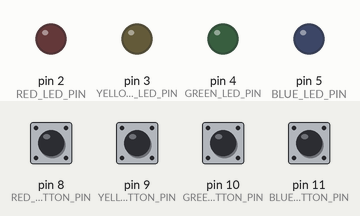
This sketch was run on a simulated Arduino Uno, built with avr-gcc and run on an emulated ATmega328P. Parts: output pins drawn as LEDs (lit = HIGH). The test bench sets the inputs (shaded band); at power-on: pin 8 (RED_BUTTON_PIN), pin 9 (YELLOW_BUTTON_PIN), pin 10 (GREEN_BUTTON_PIN), pin 11 (BLUE_BUTTON_PIN) LOW.

Above: at 1.2 s.
1.3 s: pin 8 (RED_BUTTON_PIN) pulled HIGH for 0.15 s
At 2.6 s:
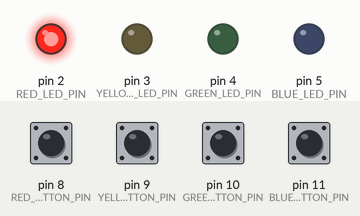
2.9 s: pin 9 (YELLOW_BUTTON_PIN) pulled HIGH for 0.15 s
At 3.9 s:
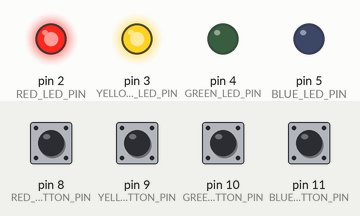
4.5 s: pin 10 (GREEN_BUTTON_PIN) pulled HIGH for 0.15 s
At 5.1 s:
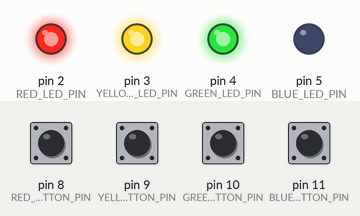
6.1 s: pin 11 (BLUE_BUTTON_PIN) pulled HIGH for 0.15 s
At 7.4 s:
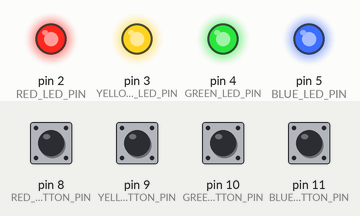
7.7 s: pin 8 (RED_BUTTON_PIN) pulled HIGH for 1 s
At 9.9 s:
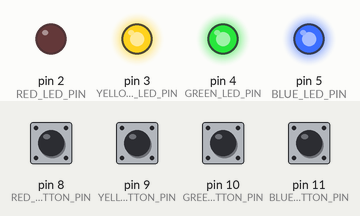
10.2 s: pin 9 (YELLOW_BUTTON_PIN) pulled HIGH for 1 s
At 11.9 s:
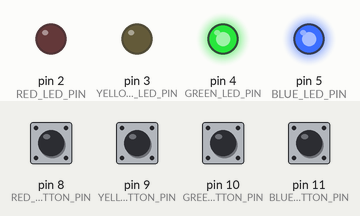
Timing chart, 0 to 13.4 s (numbered marks = the images above; inputs shaded):
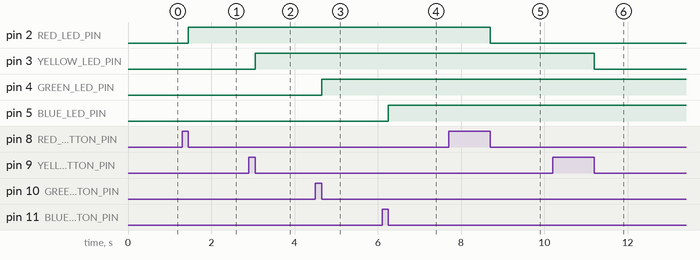

The sketch:

button_panel_testing.ino
```cpp
#include "button_panel_testing.h"

void setup() {
  init_leds();
  init_buttons();
}

void loop() {
  update_button_states();

  update_led(RED);
  update_led(YELLOW);
  update_led(GREEN);
  update_led(BLUE);
}

void init_leds() {
  pinMode(RED_LED_PIN, OUTPUT);
  pinMode(YELLOW_LED_PIN, OUTPUT);
  pinMode(GREEN_LED_PIN, OUTPUT);
  pinMode(BLUE_LED_PIN, OUTPUT);
}

void init_buttons() {
  pinMode(RED_BUTTON_PIN, INPUT);
  pinMode(YELLOW_BUTTON_PIN, INPUT);
  pinMode(GREEN_BUTTON_PIN, INPUT);
  pinMode(BLUE_BUTTON_PIN, INPUT);
}

void update_button_states() {
  button_states[RED] = digitalRead(RED_BUTTON_PIN);
  button_states[YELLOW] = digitalRead(YELLOW_BUTTON_PIN);
  button_states[GREEN] = digitalRead(GREEN_BUTTON_PIN);
  button_states[BLUE] = digitalRead(BLUE_BUTTON_PIN);
}

void update_led(enum COLOR_STATES state) {
  if (millis() - last_update_time > debounce_duration) {
    byte button_state = button_states[state];

    if (button_state != previous_button_states[state]) {
      last_update_time = millis();
      previous_button_states[state] = button_state;

      if (button_state == LOW) {
        led_states[state] = led_states[state] == HIGH ? LOW : HIGH;

        digitalWrite(state + 2, led_states[state]); // this is cursed
      }
    }
  }
}
```

button_panel_testing.h
```cpp
#ifndef __BUTTON_PANEL_TESTING_H
#define __BUTTON_PANEL_TESTING_H

#define RED_LED_PIN 2
#define YELLOW_LED_PIN 3
#define GREEN_LED_PIN 4
#define BLUE_LED_PIN 5

#define RED_BUTTON_PIN 8
#define YELLOW_BUTTON_PIN 9
#define GREEN_BUTTON_PIN 10
#define BLUE_BUTTON_PIN 11

enum COLOR_STATES {
  RED, YELLOW, GREEN, BLUE
};

byte button_states[4] = {LOW, LOW, LOW, LOW};
byte previous_button_states[4] = {LOW, LOW, LOW, LOW};

byte led_states[4] = {LOW, LOW, LOW, LOW};

unsigned long debounce_duration = 50; // in ms
unsigned long last_update_time = 0;

void init_leds();
void init_buttons();

void update_button_states();
void update_led(enum COLOR_STATES state);

#endif
```

Measured:
- after the input at 1.3 s, pin 2 (RED_LED_PIN): LOW → HIGH after 0.15 s
- after the input at 2.9 s, pin 3 (YELLOW_LED_PIN): LOW → HIGH after 0.15 s
- after the input at 4.5 s, pin 4 (GREEN_LED_PIN): LOW → HIGH after 0.15 s
- after the input at 6.1 s, pin 5 (BLUE_LED_PIN): LOW → HIGH after 0.15 s
- after the input at 7.7 s, pin 2 (RED_LED_PIN): HIGH → LOW after 1.0 s
- after the input at 10.2 s, pin 3 (YELLOW_LED_PIN): HIGH → LOW after 1.0 s
